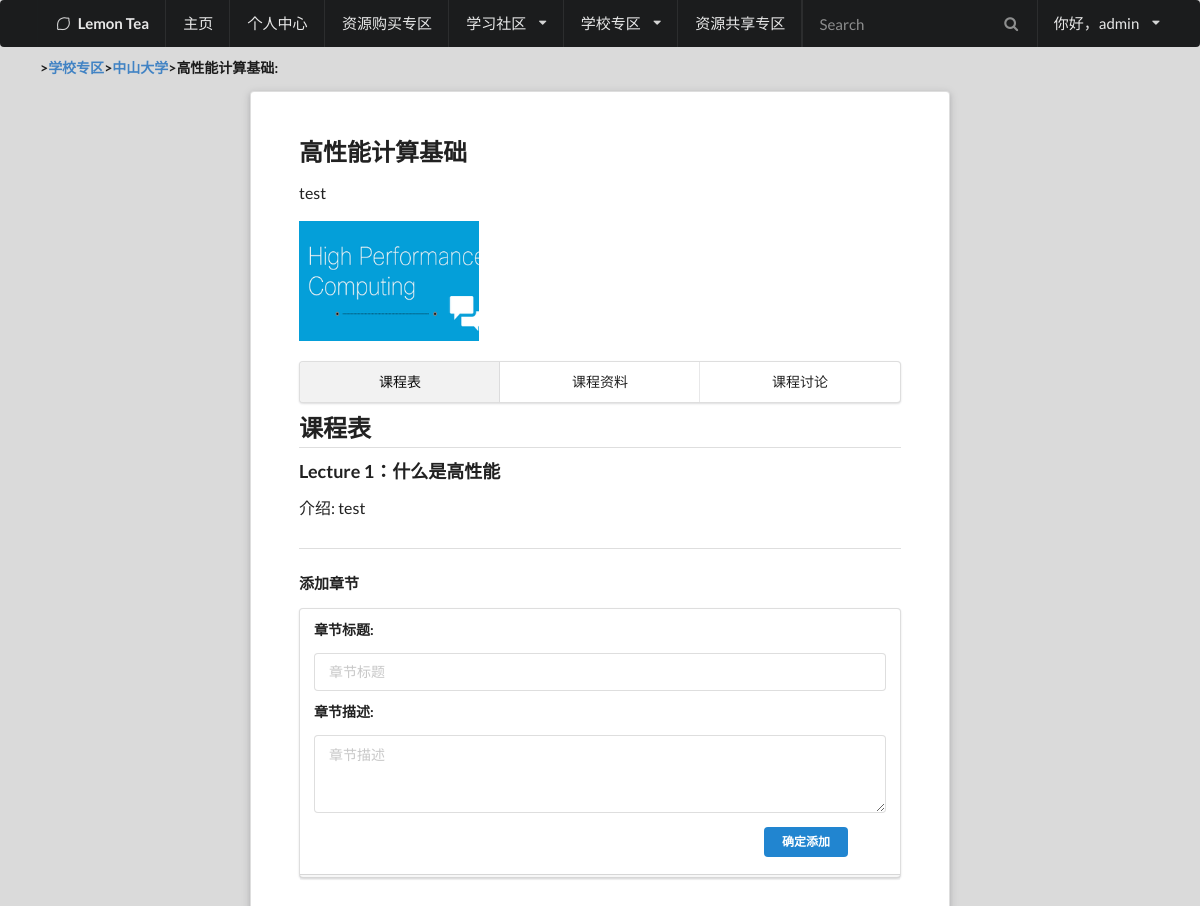
The page /college/1/course/1/ (signed in) on the database its author committed.
### LemonApp/models.py (models this page shows, shortened)
class Account(AbstractUser):
    face = models.ImageField("头像", upload_to="UserPhoto/", null=True, default="UserPhoto/default.png")
    permission = models.IntegerField("权限类型", default=0) #数值越大权限越高
    college_id = models.IntegerField("所属大学", default=-1)
    card_number = models.CharField("学号或教工号", max_length=50, default="-1")
    class Meta:
        db_table = "Account"

class College(models.Model):
    name = models.CharField("大学名字", max_length=100)
    english_name = models.CharField("英文名字", max_length=100)
    image = models.ImageField("大学图片", upload_to="CollegePhoto/", null=True, default="CollegePhoto/default.png")
    description = models.TextField("大学介绍")
    class Meta:
        db_table = "College"

class Course(models.Model):
    college_id = models.ForeignKey(College, on_delete=models.CASCADE)
    creator_id = models.ForeignKey(Account, on_delete=models.CASCADE)
    course_order = models.IntegerField("课程编号", null=True)
    course_identifier = models.CharField("课程号", max_length=50)
    title = models.CharField("课程名称", max_length=50)
    image = models.ImageField("课程图片", upload_to="CoursePhoto/", null=True, default="CoursePhoto/default.png")
    description = models.TextField("课程介绍")
    teacher = models.CharField("授课老师", max_length=50)
    class Meta:
        unique_together = ("id", "college_id", "creator_id")
        db_table = "Course"

class ChapterList(models.Model):
    course_id = models.ForeignKey(Course, on_delete=models.CASCADE)
    chapter_order = models.IntegerField("章节编号")
    title = models.CharField("章节标题", max_length=50)
    description = models.TextField("章节介绍")
    class Meta:
        unique_together = ("id", "course_id")
        db_table = "ChapterList"

### LemonApp/views.py (the view)
# urls.py: url(r'^college/[0-9]+/course/[0-9]+/$', views.course, name="course"),
def course(request):
	college_list = College.objects.all()
	error_type = tips(request)
	if error_type > 0:
		return render(request,'tips.html', locals())
	path = request.path
	URL_list = path.split('/')
	college_id = int(URL_list[2])
	college = College.objects.filter(id=college_id)[0]
	course_id = int(URL_list[4])
	course = Course.objects.filter(id=course_id)[0]
	chapter_list = ChapterList.objects.filter(course_id=course).order_by("chapter_order")
	ppt_list = []
	for chapter in chapter_list:
		temp_list = PPTList.objects.filter(chapter_id=chapter).order_by("ppt_order")
		ppt_list.extend(temp_list)
	comment_list = CourseComment.objects.filter(course_id=course).order_by("comment_order")
	return render(request,'course.html', locals())

### LemonApp/templates/course.html (shortened to what this page needs)
{% load static %}
{% load humanize %}
<!DOCTYPE html>
<html>
<head>
    <link rel="stylesheet" type="text/css" href="{% static 'semantic.css' %}">
</head>
<body>
    {% include "HeaderMenu.html"%}
  <div class = "ui main container" style= "width:80rem">
    <h5 class = "ui header">><a href="/colleges/">学校专区</a>><a href="/college/{{ college.id }}/">{{ college.name }}</a>>{{ course.title }}:</h5>
      <div class="ui raised very padded text container segment" style= "width:75rem">
        <h2 class="ui header">{{ course.title }}</h2>
        <p>
          {{ course.description }}
        </p>
          <img src= "/LemonApp/media/{{ course.image }}" style="height:120px;width:180px;object-fit:cover;"></a>
      <div class="ui three item stackable tabs menu">
        <a class="active item" data-tab="introduction">课程表</a>
        <a class="item" data-tab="material">课程资料</a>
        <a class="item" data-tab="disscus">课程讨论</a>
      </div>
      <div class="ui active tab" data-tab="introduction">
        <div class="ui main container">
          <h2 class="ui dividing header">课程表</h2>
          <div class="introduction">
            {% for chapter in chapter_list %}
              <h3 class="ui header">Lecture {{ chapter.chapter_order }}：{{ chapter.title }}</h3>
              <p>介绍: {{ chapter.description }}</p>
            {% endfor %}
            {% if request.user.permission >= 3 %}
            <div class="ui dividing header"></div>
            <h4>添加章节</h4>
            <form action="add_chapter/" method="post" class="ui form">
              <div class="ui stacked segment">
                <div class="field">
                    <h5 class="ui header">章节标题:</h5>
                    <input type="text" name="title" placeholder="章节标题" maxlength="20" required id="title" />
                </div>
                <div class="field">
                    <h5 class="ui header">章节描述:</h5>
                    <textarea name="description" cols="40" rows="3" placeholder="章节描述" maxlength="200" required id="description">
</textarea>
                </div>
                <button class="tiny ui primary submit button" style="margin-left:450px">确定添加</button>
              </div>
            </form>
            {% endif %}
          </div>
        </div>
      </div>
      </div>
</body>
</html>

### LemonApp/templates/HeaderMenu.html (shortened to what this page needs)
    <div class="ui inverted large head main menu ">
        <div class="ui  container">
            <div class="header item"><i class= "lemon icon"></i>Lemon Tea</div>
            <a href="/" class="item">主页</a>
            <a class="item" href="/identity/">个人中心</a>
            <a class="item" href="/shop/">资源购买专区</a>
            <div class="ui dropdown item" tabindex="0">
                学习社区<i class="dropdown icon"></i>
            </div>
            <div class="ui dropdown item" tabindex="0"><a href="/colleges/">
                学校专区</a><i class="dropdown icon"></i>
            </div>
            <a class="item" href="/share/">资源共享专区</a>
            <div class="right menu">
                <div class="item">
                    <div class="ui transparent inverted icon input">
                        <i class="search icon"></i>
                        <input type="text" placeholder="Search">
                    </div>
                </div>
                {% if request.user.id %}
                   <div class="ui dropdown item" tabindex="0">
                        你好，{{ request.user.username }}<i class="dropdown icon"></i>
                    </div>
                {% else %}
                    <a class="item" href="login">登录</a>
                    <a class="item" href="signup">注册</a>
                {% endif %}
            </div>
        </div>
    </div>

### LemonApp/templates/course.html (style rules this page uses)
body { background-color: #DADADA; }

### rows shown on the page
Account: user.username "admin"
College: name "中山大学"
Course: title "高性能计算基础", description "test", image (placeholder picture)
ChapterList: chapter_order "1", title "什么是高性能", description "test"
